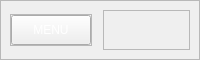
     <widget class="QFrame" name="header">
      <property name="sizePolicy">
       <sizepolicy hsizetype="Preferred" vsizetype="Expanding">
        <horstretch>0</horstretch>
        <verstretch>0</verstretch>
       </sizepolicy>
      </property>
      <property name="minimumSize">
       <size>
        <width>0</width>
        <height>60</height>
       </size>
      </property>
      <property name="maximumSize">
       <size>
        <width>16777215</width>
        <height>60</height>
       </size>
      </property>
      <property name="frameShape">
       <enum>QFrame::StyledPanel</enum>
      </property>
      <property name="frameShadow">
       <enum>QFrame::Raised</enum>
      </property>
      <layout class="QHBoxLayout" name="horizontalLayout_2">
       <property name="spacing">
        <number>6</number>
       </property>
       <property name="leftMargin">
        <number>9</number>
       </property>
       <property name="topMargin">
        <number>9</number>
       </property>
       <property name="rightMargin">
        <number>9</number>
       </property>
       <property name="bottomMargin">
        <number>9</number>
       </property>
       <item alignment="Qt::AlignLeft|Qt::AlignVCenter">
        <widget class="QFrame" name="frame_3">
         <property name="frameShape">
          <enum>QFrame::StyledPanel</enum>
         </property>
         <property name="frameShadow">
          <enum>QFrame::Raised</enum>
         </property>
         <layout class="QHBoxLayout" name="horizontalLayout_4">
          <property name="spacing">
           <number>0</number>
          </property>
          <property name="leftMargin">
           <number>0</number>
          </property>
          <property name="topMargin">
           <number>0</number>
          </property>
          <property name="rightMargin">
           <number>0</number>
          </property>
          <property name="bottomMargin">
           <number>0</number>
          </property>
          <item>
           <widget class="QPushButton" name="menuButton">
            <property name="minimumSize">
             <size>
              <width>0</width>
              <height>30</height>
             </size>
            </property>
            <property name="maximumSize">
             <size>
              <width>16777215</width>
              <height>50</height>
             </size>
            </property>
            <property name="styleSheet">
             <string notr="true">color: rgb(255, 255, 255);
font: 75 15pt &quot;Ubuntu Condensed&quot;;</string>
            </property>
            <property name="text">
             <string>MENU</string>
            </property>
            <property name="iconSize">
             <size>
              <width>32</width>
              <height>32</height>
             </size>
            </property>
           </widget>
          </item>
         </layout>
        </widget>
       </item>
       <item>
        <widget class="QFrame" name="frame_5">
         <property name="minimumSize">
          <size>
           <width>0</width>
           <height>0</height>
          </size>
         </property>
         <property name="frameShape">
          <enum>QFrame::StyledPanel</enum>
         </property>
         <property name="frameShadow">
          <enum>QFrame::Raised</enum>
         </property>
         <widget class="QLabel" name="label">
          <property name="geometry">
           <rect>
            <x>210</x>
            <y>10</y>
            <width>71</width>
            <height>21</height>
           </rect>
          </property>
          <property name="font">
           <font>
            <pointsize>15</pointsize>
           </font>
          </property>
          <property name="text">
           <string/>
          </property>
          <property name="alignment">
           <set>Qt::AlignCenter</set>
          </property>
         </widget>
         <widget class="QLabel" name="label_2">
          <property name="geometry">
           <rect>
            <x>360</x>
            <y>10</y>
            <width>121</width>
            <height>21</height>
           </rect>
          </property>
          <property name="text">
           <string>HSD: Vĩnh viễn</string>
          </property>
         </widget>
        </widget>
       </item>
      </layout>
     </widget>
